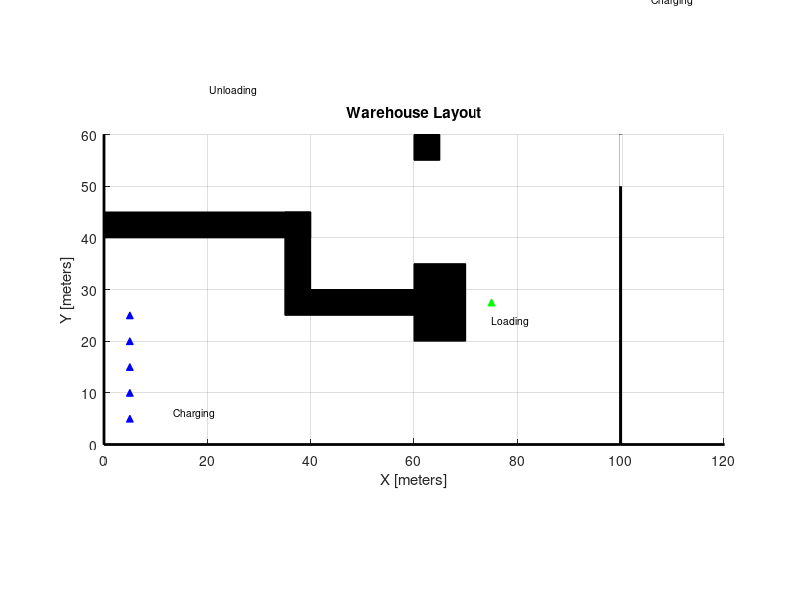

Here is the MATLAB script that generated this plot:
% Define the figure
figure;
hold on;
%% 

%%%%% ROOM 1 LAYOUT %%%%%

% Define the outer boundary for Room 1 (100x100 meters)
plot([0 100 100 0 0], [0 0 100 100 0], 'k', 'LineWidth', 2);

% Define the walls (black areas) as filled polygons
% Draw obstacles (partitions and blocks)

% Conveyor for arriving packages
fill([35 35 40 40], [30 45 45 30], 'k'); % Vertical conveyor

fill([35 35 60 60], [25 30 30 25], 'k'); % Horizontal conveyor 1

fill([0 0 40 40], [40 45 45 40], 'k'); % Horizontal conveyor 2

% Block 1
fill([60 60 70 70], [20 35 35 20], 'k'); % Small block near loading station

% Rack 1
fill([5 5 15 15], [75 100 100 75], 'k'); % Unloading rack 1

% Rack 2
fill([20 20 30 30], [75 100 100 75], 'k'); % Unloading rack 2

% Rack 3
fill([35 35 45 45], [75 100 100 75], 'k'); % Unloading rack 3

% Rack 4
fill([80 80 100 100], [90 100 100 90], 'k'); % Unloading rack 4

% Rack 5
fill([80 80 100 100], [75 85 85 75], 'k'); % Unloading rack 5

% Obstacle 1
fill([60 60 65 65], [65 70 70 65], 'k'); % Obstacle 1

% Obstacle 2
fill([60 60 65 65], [55 60 60 55], 'k'); % Obstacle 2

% Define the charging and loading/unloading areas
charging_x = [5, 5, 5, 5, 5];
charging_y = [5, 10, 15, 20, 25];

loading_x = 75;
loading_y = 27.5;

unloading_x = [10, 25, 40, 77.5, 77.5];
unloading_y = [72.5, 72.5, 72.5, 80, 95];

% Plot the charging stations
plot(charging_x, charging_y, 'b^', 'MarkerSize', 5, 'MarkerFaceColor', 'b');
text(17.5, 5, 'Charging', 'HorizontalAlignment', 'center', 'VerticalAlignment', 'bottom', 'FontSize', 7.5);

% Plot the loading stations
plot(loading_x, loading_y, 'g^', 'MarkerSize', 5, 'MarkerFaceColor', 'g');
text(75, 25, 'Loading', 'HorizontalAlignment', 'left', 'VerticalAlignment', 'top', 'FontSize', 7.5);


% Plot the unloading stations
plot(unloading_x, unloading_y, 'r^', 'MarkerSize', 5, 'MarkerFaceColor', 'r');
text(25, 67.5, 'Unloading', 'HorizontalAlignment', 'center', 'VerticalAlignment', 'bottom', 'FontSize', 7.5);
text(70, 87.5, 'Unloading', 'HorizontalAlignment', 'center', 'VerticalAlignment', 'bottom', 'FontSize', 7.5);

%% 

%%%%% ROOM 2 LAYOUT %%%%%

% Define the outer boundary for Room 2 (100x100 meters)
plot([100 200 200 100 100], [0 0 100 100 0], 'k', 'LineWidth', 2);

% Rack 1
fill([125 125 135 135], [0 30 30 0], 'k'); % Unloading rack 1

% Rack 2
fill([140 140 150 150], [0 30 30 0], 'k'); % Unloading rack 2

% Rack 3
fill([155 155 165 165], [0 30 30 0], 'k'); % Unloading rack 3

% Rack 4
fill([170 170 180 180], [0 30 30 0], 'k'); % Unloading rack 4

% Rack 5
fill([185 185 195 195], [0 30 30 0], 'k'); % Unloading rack 5

% Rack 6
fill([125 125 135 135], [40 70 70 40], 'k'); % Unloading rack 6

% Rack 7
fill([140 140 150 150], [40 70 70 40], 'k'); % Unloading rack 7

% Rack 8
fill([155 155 165 165], [40 70 70 40], 'k'); % Unloading rack 8

% Rack 9
fill([170 170 180 180], [40 70 70 40], 'k'); % Unloading rack 9

% Rack 10
fill([185 185 195 195], [40 70 70 40], 'k'); % Unloading rack 10

% Define the charging and unloading areas
charging_x = [110, 110];
charging_y = [90, 95];

unloading_x = [130, 145, 160, 175, 190, 130, 145, 160, 175, 190];
unloading_y = [32.5, 32.5, 32.5, 32.5, 32.5, 72.5, 72.5, 72.5, 72.5, 72.5];

% Plot the charging stations
plot(charging_x, charging_y, 'b^', 'MarkerSize', 5, 'MarkerFaceColor', 'b');
text(110, 85, 'Charging', 'HorizontalAlignment', 'center', 'VerticalAlignment', 'bottom', 'FontSize', 7.5);

% Plot the unloading stations
plot(unloading_x, unloading_y, 'r^', 'MarkerSize', 5, 'MarkerFaceColor', 'r');
text(160, 32.5, 'Unloading', 'HorizontalAlignment', 'center', 'VerticalAlignment', 'bottom', 'FontSize', 7.5);
text(160, 72.5, 'Unloading', 'HorizontalAlignment', 'center', 'VerticalAlignment', 'bottom', 'FontSize', 7.5);

%% 

%%%%% ROOM 3 LAYOUT %%%%%

% Define the outer boundary for Room 3 (100x100 meters)
plot([100 200 200 100 100], [100 100 200 200 100], 'k', 'LineWidth', 2);

% Conveyors to load into delivery trucks
fill([160 160 165 165], [122.5, 187.5, 187.5, 122.5], 'k'); % Vertical conveyor

fill([165 165 190 190], [122.5 127.5 127.5 122.5], 'k'); % Horizontal conveyor 1

fill([165 165 190 190], [142.5 147.5 147.5 142.5], 'k'); % Horizontal conveyor 2

fill([165 165 190 190], [162.5 167.5 167.5 162.5], 'k'); % Horizontal conveyor 3

fill([165 165 190 190], [182.5 187.5 187.5 182.5], 'k'); % Horizontal conveyor 4

fill([140 140 160 160], [152.5 157.5 157.5 152.5], 'k'); % Horizontal conveyor 4

% Obstacle 1
fill([110 110 120 120], [110 120 120 110], 'k'); % Obstacle 1

% Obstacle 2
fill([110 110 120 120], [130 140 140 130], 'k'); % Obstacle 2

% Define the charging and loading areas
charging_x = [110, 110];
charging_y = [190, 195];

loading_x = 137.5;
loading_y = 155;

% Plot the charging stations
plot(charging_x, charging_y, 'b^', 'MarkerSize', 5, 'MarkerFaceColor', 'b');
text(110, 185, 'Charging', 'HorizontalAlignment', 'center', 'VerticalAlignment', 'bottom', 'FontSize', 7.5);

% Plot the loading stations
plot(loading_x, loading_y, 'g^', 'MarkerSize', 5, 'MarkerFaceColor', 'g');
text(130, 155, 'Loading', 'HorizontalAlignment', 'left', 'VerticalAlignment', 'top', 'FontSize', 7.5);

% Door for the truck in Room 3
plot([200, 200], [120, 130], 'w', 'LineWidth', 2);
plot([200, 200], [140, 150], 'w', 'LineWidth', 2);
plot([200, 200], [160, 170], 'w', 'LineWidth', 2);
plot([200, 200], [180, 190], 'w', 'LineWidth', 2);

%% 

%%%%% ROOM 4 LAYOUT %%%%%

% Define the outer boundary for Room 4 (100x100 meters)
plot([0 100 100 0 0], [100 100 200 200 100], 'k', 'LineWidth', 2);

% Rack 1
fill([5 5 15 15], [170 200 200 170], 'k'); % Unloading rack 1

% Rack 2
fill([20 20 30 30], [170 200 200 170], 'k'); % Unloading rack 2

% Rack 3
fill([35 35 45 45], [170 200 200 170], 'k'); % Unloading rack 3

% Rack 4
fill([50 50 60 60], [170 200 200 170], 'k'); % Unloading rack 4

% Block 1
fill([5 5 15 15], [105 115 115 105], 'k');

% Block 2
fill([20 20 30 30], [105 115 115 105], 'k');

% Block 3
fill([35 35 45 45], [105 115 115 105], 'k');

% Block 4
fill([5 5 15 15], [130 140 140 130], 'k');

% Block 5
fill([20 20 30 30], [130 140 140 130], 'k');

% Block 6
fill([35 35 45 45], [130 140 140 130], 'k');

% Office
plot([70 70 100 100 70], [100 140 140 100 100], 'k', 'LineWidth', 2);
plot([70 70], [117.5 122.5], 'w', 'LineWidth', 2);

% Define the charging and unloading areas
charging_x = [90, 90];
charging_y = [190, 195];

unloading_x = [10, 25, 40, 55, 10, 25, 40, 10, 25, 40];
unloading_y = [167.5, 167.5, 167.5, 168, 142.5, 142.5, 142.5, 117.5, 117.5, 117.5];

% Plot the charging stations
plot(charging_x, charging_y, 'b^', 'MarkerSize', 5, 'MarkerFaceColor', 'b');
text(90, 185, 'Charging', 'HorizontalAlignment', 'center', 'VerticalAlignment', 'bottom', 'FontSize', 7.5);

% Plot the unloading stations
plot(unloading_x, unloading_y, 'r^', 'MarkerSize', 5, 'MarkerFaceColor', 'r');
text(32.5, 162.5, 'Unloading', 'HorizontalAlignment', 'center', 'VerticalAlignment', 'bottom', 'FontSize', 7.5);
text(25, 147.5, 'Unloading', 'HorizontalAlignment', 'center', 'VerticalAlignment', 'bottom', 'FontSize', 7.5);
text(25, 122.5, 'Unloading', 'HorizontalAlignment', 'center', 'VerticalAlignment', 'bottom', 'FontSize', 7.5);


text(85, 120, 'Office', 'HorizontalAlignment', 'center', 'VerticalAlignment', 'bottom', 'FontSize', 7.5);
%% 

%%%%% DOORS BETWEEN ROOMS %%%%%
% Door between Room 1 and Room 2
plot([100 100], [50 60], 'w', 'LineWidth', 2);

% Door between Room 2 and Room 3
plot([150 160], [100 100], 'w', 'LineWidth', 2);

% Door between Room 3 and Room 4
plot([100 100], [150 160], 'w', 'LineWidth', 2);

% Door between Room 4 and Room 1
plot([50 60], [100 100], 'w', 'LineWidth', 2);
%% 

% Set the axis limits and labels
axis([0 120 0 60]);
xlabel('X [meters]');
ylabel('Y [meters]');
title('Warehouse Layout');
grid on;
hold off;

% Adjust the aspect ratio
axis equal;
